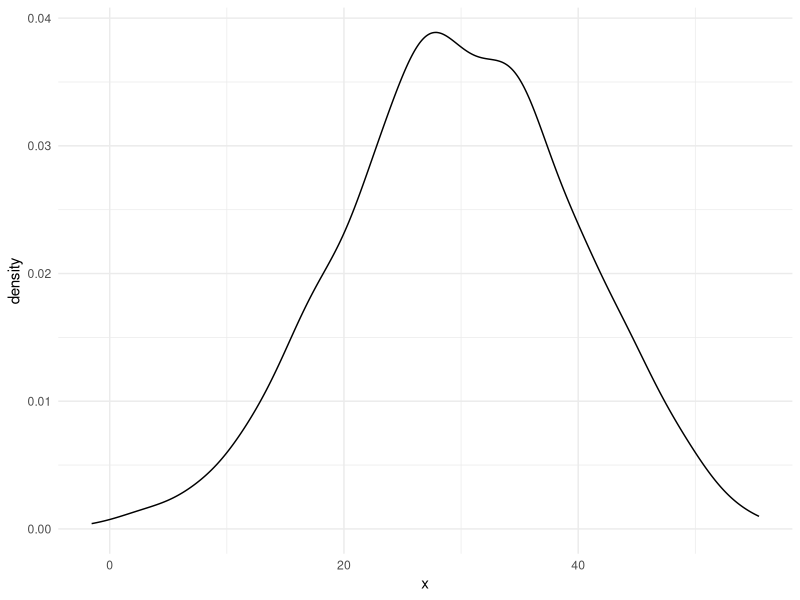

This chart was generated by the following R code:
## ---- chunk 1

library(tidyverse)

df <- rnorm(1000, mean = 30, sd = 10) %>% as.data.frame()

df$x <- df$.

ggplot(data = df, mapping = aes(x = x) ) + 
  geom_density() +
  theme_minimal() 
  

